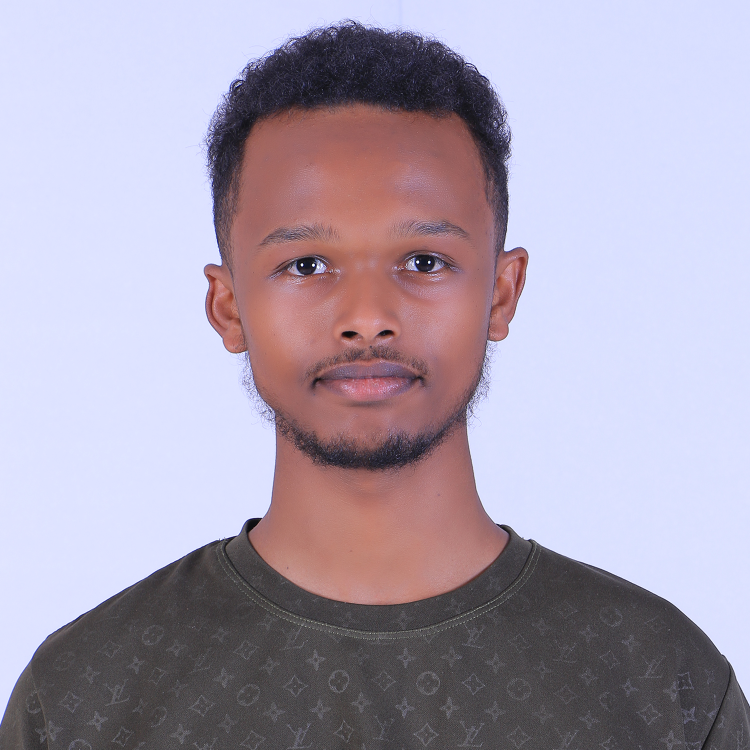
#> input picture profile.jpg, 1500 x 1500 px (shown at 1/2 size)
$ python -i ascii_art.py   (imports and definitions only)
#> lines starting #> are read from the running program, lines starting #| are printed output that depends on the picture
from PIL import Image, ImageOps, ImageEnhance, ImageFilter

RAMP = "@%#*+=-:. "

def image_to_ascii(path, cols=64, char_aspect=2.0, crop_box=None, blur=1.0, contrast=1.35):
    """
    Convert an image to ASCII art text lines.
    crop_box: optional (left, top, right, bottom) in original pixel coords,
    used to zoom in on a face/shoulders region instead of the whole photo.
    """
#> called with path = '../../profile.jpg', cols = 64, char_aspect = 2, blur = 1, contrast = 1.35
    img = Image.open(path).convert("L")
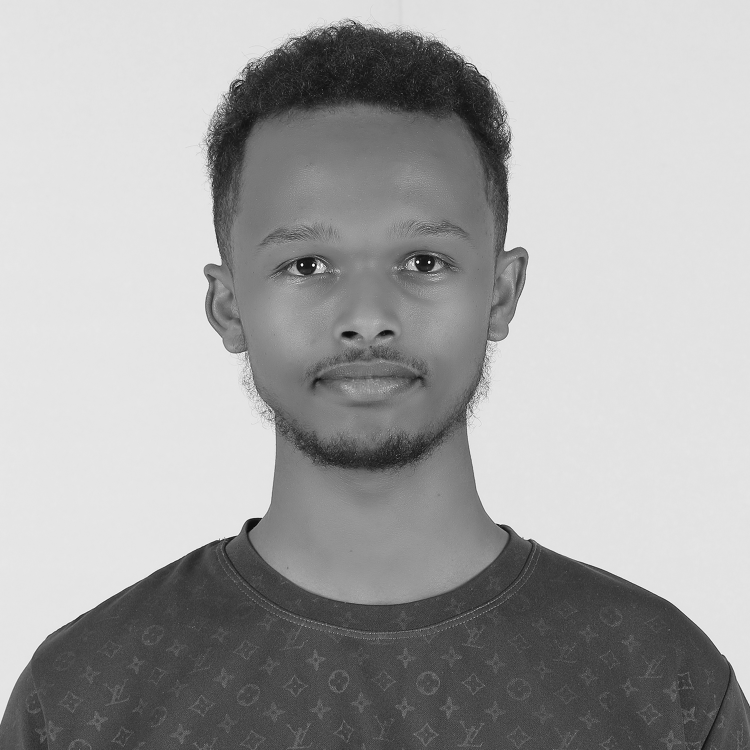
#> img: PIL image 1500x1500 L (shown at 1/2 size); min 0, max 255, mean 165.1
    if crop_box:
        img = img.crop(crop_box)
    else:
        w, h = img.size
#> w = 1500; h = 1500
        target_ratio = 0.85
        if w / h > target_ratio:
            new_w = int(h * target_ratio)
#> new_w = 1275
            left = (w - new_w) // 2
#> left = 112
            img = img.crop((left, 0, left + new_w, h))
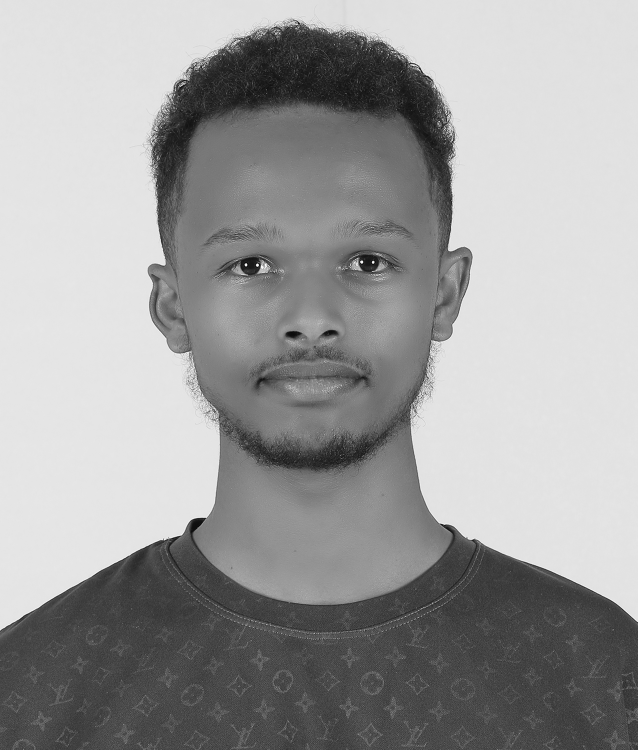
#> img: PIL image 1275x1500 L (shown at 1/2 size); min 0, max 255, mean 157.2

    img = img.filter(ImageFilter.GaussianBlur(radius=blur))
    img = ImageOps.autocontrast(img, cutoff=2)
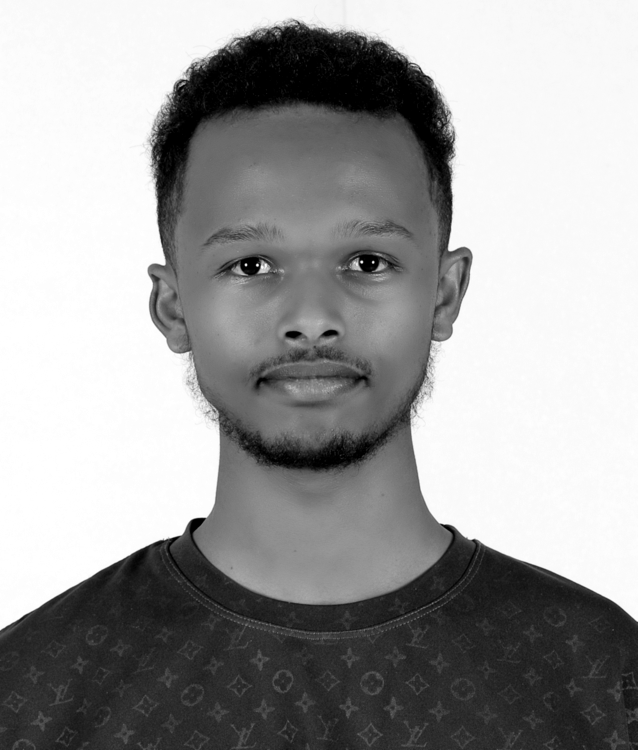
#> img: PIL image 1275x1500 L (shown at 1/2 size); min 0, max 255, mean 157.5
    img = ImageEnhance.Contrast(img).enhance(contrast)
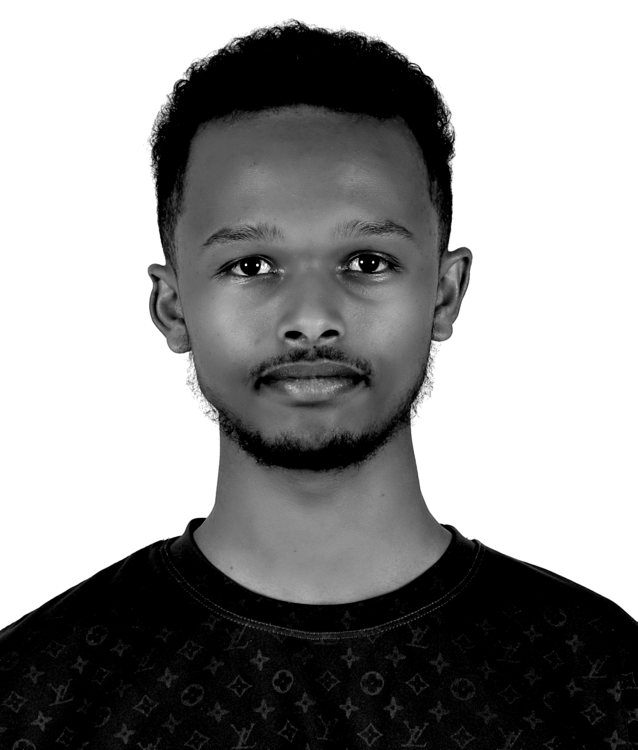
#> img: PIL image 1275x1500 L (shown at 1/2 size); min 0, max 255, mean 147

    w, h = img.size
#> w = 1275
    rows = int(cols * (h / w) / char_aspect)
#> rows = 37
    img = img.resize((cols, rows))
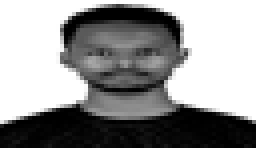
#> img: PIL image 64x37 L (shown 4 times larger); min 0, max 255, mean 146.9
    pixels = list(img.getdata())
#> pixels = 2368 values, max 255 at index 0, min 0 at index 153, mean 146.9
    ramp_len = len(RAMP)
    lines = []
    for r in range(rows):
        row_pixels = pixels[r*cols:(r+1)*cols]
        line = "".join(RAMP[min(p * ramp_len // 256, ramp_len - 1)] for p in row_pixels)
        lines.append(line)
#> after the loop, lines = 37 items
    return lines

>>> result = image_to_ascii('../../profile.jpg')
#> result = 37 items
